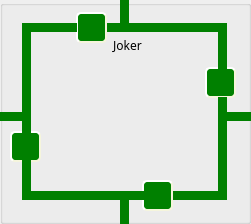
    <widget class="QGroupBox" name="groupBox_8">
     <property name="geometry">
      <rect>
       <x>1238</x>
       <y>359</y>
       <width>251</width>
       <height>224</height>
      </rect>
     </property>
     <property name="title">
      <string/>
     </property>
     <widget class="QLabel" name="label_42">
      <property name="geometry">
       <rect>
        <x>100</x>
        <y>35</y>
        <width>55</width>
        <height>21</height>
       </rect>
      </property>
      <property name="font">
       <font>
        <family>Inter UI Medium</family>
       </font>
      </property>
      <property name="text">
       <string>Joker</string>
      </property>
      <property name="alignment">
       <set>Qt::AlignCenter</set>
      </property>
     </widget>
     <widget class="QPushButton" name="pushButton_113">
      <property name="geometry">
       <rect>
        <x>172</x>
        <y>191</y>
        <width>46</width>
        <height>9</height>
       </rect>
      </property>
      <property name="minimumSize">
       <size>
        <width>20</width>
        <height>4</height>
       </size>
      </property>
      <property name="maximumSize">
       <size>
        <width>100</width>
        <height>20</height>
       </size>
      </property>
      <property name="sizeIncrement">
       <size>
        <width>1</width>
        <height>1</height>
       </size>
      </property>
      <property name="styleSheet">
       <string notr="true">#pushButton_113{
background-color: green;
border-style: outset;
}
#pushButton_113:checked{
	background-color: red;
}</string>
      </property>
      <property name="text">
       <string/>
      </property>
      <property name="checkable">
       <bool>true</bool>
      </property>
     </widget>
     <widget class="QLabel" name="label_43">
      <property name="geometry">
       <rect>
        <x>44</x>
        <y>56</y>
        <width>158</width>
        <height>111</height>
       </rect>
      </property>
      <property name="styleSheet">
       <string notr="true">border-image: url(:/img/powSub.jpg);</string>
      </property>
      <property name="text">
       <string/>
      </property>
     </widget>
     <widget class="QPushButton" name="pushButton_114">
      <property name="geometry">
       <rect>
        <x>218</x>
        <y>112</y>
        <width>42</width>
        <height>9</height>
       </rect>
      </property>
      <property name="styleSheet">
       <string notr="true">#pushButton_114{
background-color: green;
border-style: outset;
}
#pushButton_114:checked{
	background-color: red;
}</string>
      </property>
      <property name="text">
       <string/>
      </property>
      <property name="checkable">
       <bool>true</bool>
      </property>
     </widget>
     <widget class="QPushButton" name="pushButton_115">
      <property name="geometry">
       <rect>
        <x>128</x>
        <y>23</y>
        <width>99</width>
        <height>9</height>
       </rect>
      </property>
      <property name="minimumSize">
       <size>
        <width>20</width>
        <height>4</height>
       </size>
      </property>
      <property name="maximumSize">
       <size>
        <width>100</width>
        <height>20</height>
       </size>
      </property>
      <property name="sizeIncrement">
       <size>
        <width>1</width>
        <height>1</height>
       </size>
      </property>
      <property name="styleSheet">
       <string notr="true">#pushButton_115{
background-color: green;
border-style: outset;
}
#pushButton_115:checked{
	background-color: red;
}</string>
      </property>
      <property name="text">
       <string/>
      </property>
      <property name="checkable">
       <bool>true</bool>
      </property>
     </widget>
     <widget class="QPushButton" name="pushButton_116">
      <property name="geometry">
       <rect>
        <x>10</x>
        <y>131</y>
        <width>31</width>
        <height>31</height>
       </rect>
      </property>
      <property name="minimumSize">
       <size>
        <width>31</width>
        <height>31</height>
       </size>
      </property>
      <property name="maximumSize">
       <size>
        <width>31</width>
        <height>31</height>
       </size>
      </property>
      <property name="styleSheet">
       <string notr="true">#pushButton_116{
border-image: url(:/img/relaySPDT.png);
background-color: green;
border-style: outset;
border-radius: 5px;
border-width:2px;
border-color:beige;
font-size:12px;
font-weight:100;
color: white;
max-width:23px;
max-height:23px;
min-width:23px;
min-height:23px;
padding:2px;

}
#pushButton_116:checked{
	background-color: red;
}</string>
      </property>
      <property name="text">
       <string/>
      </property>
      <property name="checkable">
       <bool>true</bool>
      </property>
     </widget>
     <widget class="QPushButton" name="pushButton_117">
      <property name="geometry">
       <rect>
        <x>31</x>
        <y>191</y>
        <width>89</width>
        <height>9</height>
       </rect>
      </property>
      <property name="minimumSize">
       <size>
        <width>26</width>
        <height>4</height>
       </size>
      </property>
      <property name="maximumSize">
       <size>
        <width>300</width>
        <height>40</height>
       </size>
      </property>
      <property name="sizeIncrement">
       <size>
        <width>1</width>
        <height>1</height>
       </size>
      </property>
      <property name="styleSheet">
       <string notr="true">#pushButton_117{
background-color: green;
border-style: outset;
}
#pushButton_117:checked{
	background-color: red;
}</string>
      </property>
      <property name="text">
       <string/>
      </property>
      <property name="checkable">
       <bool>true</bool>
      </property>
     </widget>
     <widget class="QPushButton" name="pushButton_118">
      <property name="geometry">
       <rect>
        <x>106</x>
        <y>23</y>
        <width>15</width>
        <height>9</height>
       </rect>
      </property>
      <property name="minimumSize">
       <size>
        <width>15</width>
        <height>4</height>
       </size>
      </property>
      <property name="maximumSize">
       <size>
        <width>100</width>
        <height>40</height>
       </size>
      </property>
      <property name="sizeIncrement">
       <size>
        <width>1</width>
        <height>1</height>
       </size>
      </property>
      <property name="styleSheet">
       <string notr="true">#pushButton_118{
background-color: green;
border-style: outset;
}
#pushButton_118:checked{
	background-color: red;
}</string>
      </property>
      <property name="text">
       <string/>
      </property>
      <property name="checkable">
       <bool>true</bool>
      </property>
     </widget>
     <widget class="QPushButton" name="pushButton_119">
      <property name="geometry">
       <rect>
        <x>120</x>
        <y>-1</y>
        <width>9</width>
        <height>33</height>
       </rect>
      </property>
      <property name="minimumSize">
       <size>
        <width>1</width>
        <height>1</height>
       </size>
      </property>
      <property name="maximumSize">
       <size>
        <width>1000</width>
        <height>1000</height>
       </size>
      </property>
      <property name="sizeIncrement">
       <size>
        <width>1</width>
        <height>1</height>
       </size>
      </property>
      <property name="styleSheet">
       <string notr="true">#pushButton_119{
background-color: green;
border-style: outset;
}
#pushButton_119:checked{
	background-color: red;
}</string>
      </property>
      <property name="text">
       <string/>
      </property>
      <property name="checkable">
       <bool>true</bool>
      </property>
     </widget>
     <widget class="QPushButton" name="pushButton_120">
      <property name="geometry">
       <rect>
        <x>205</x>
        <y>67</y>
        <width>31</width>
        <height>31</height>
       </rect>
      </property>
      <property name="minimumSize">
       <size>
        <width>31</width>
        <height>31</height>
       </size>
      </property>
      <property name="maximumSize">
       <size>
        <width>31</width>
        <height>31</height>
       </size>
      </property>
      <property name="styleSheet">
       <string notr="true">#pushButton_120{
border-image: url(:/img/relaySPDT.png);
background-color: green;
border-style: outset;
border-radius: 5px;
border-width:2px;
border-color:beige;
font-size:12px;
font-weight:100;
color: white;
max-width:23px;
max-height:23px;
min-width:23px;
min-height:23px;
padding:2px;

}
#pushButton_120:checked{
	background-color: red;
}</string>
      </property>
      <property name="text">
       <string/>
      </property>
      <property name="checkable">
       <bool>true</bool>
      </property>
     </widget>
     <widget class="QPushButton" name="pushButton_121">
      <property name="geometry">
       <rect>
        <x>22</x>
        <y>31</y>
        <width>9</width>
        <height>81</height>
       </rect>
      </property>
      <property name="styleSheet">
       <string notr="true">#pushButton_121{
background-color: green;
border-style: outset;
}
#pushButton_121:checked{
	background-color: red;
}</string>
      </property>
      <property name="text">
       <string/>
      </property>
      <property name="checkable">
       <bool>true</bool>
      </property>
     </widget>
     <widget class="QPushButton" name="pushButton_122">
      <property name="geometry">
       <rect>
        <x>218</x>
        <y>97</y>
        <width>9</width>
        <height>15</height>
       </rect>
      </property>
      <property name="styleSheet">
       <string notr="true">#pushButton_122{
background-color: green;
border-style: outset;
}
#pushButton_122:checked{
	background-color: red;
}</string>
      </property>
      <property name="text">
       <string/>
      </property>
      <property name="checkable">
       <bool>true</bool>
      </property>
     </widget>
     <widget class="QPushButton" name="pushButton_123">
      <property name="geometry">
       <rect>
        <x>142</x>
        <y>180</y>
        <width>31</width>
        <height>31</height>
       </rect>
      </property>
      <property name="minimumSize">
       <size>
        <width>31</width>
        <height>31</height>
       </size>
      </property>
      <property name="maximumSize">
       <size>
        <width>31</width>
        <height>31</height>
       </size>
      </property>
      <property name="styleSheet">
       <string notr="true">#pushButton_123{
border-image: url(:/img/relaySPDT.png);
background-color: green;
border-style: outset;
border-radius: 5px;
border-width:2px;
border-color:beige;
font-size:12px;
font-weight:100;
color: white;
max-width:23px;
max-height:23px;
min-width:23px;
min-height:23px;
padding:2px;

}
#pushButton_123:checked{
	background-color: red;
}</string>
      </property>
      <property name="text">
       <string/>
      </property>
      <property name="checkable">
       <bool>true</bool>
      </property>
     </widget>
     <widget class="QPushButton" name="pushButton_124">
      <property name="geometry">
       <rect>
        <x>-2</x>
        <y>112</y>
        <width>33</width>
        <height>9</height>
       </rect>
      </property>
      <property name="styleSheet">
       <string notr="true">#pushButton_124{
background-color: green;
border-style: outset;
}
#pushButton_124:checked{
	background-color: red;
}</string>
      </property>
      <property name="text">
       <string/>
      </property>
      <property name="checkable">
       <bool>true</bool>
      </property>
     </widget>
     <widget class="QPushButton" name="pushButton_125">
      <property name="geometry">
       <rect>
        <x>120</x>
        <y>191</y>
        <width>9</width>
        <height>33</height>
       </rect>
      </property>
      <property name="minimumSize">
       <size>
        <width>1</width>
        <height>1</height>
       </size>
      </property>
      <property name="maximumSize">
       <size>
        <width>1000</width>
        <height>1000</height>
       </size>
      </property>
      <property name="sizeIncrement">
       <size>
        <width>1</width>
        <height>1</height>
       </size>
      </property>
      <property name="styleSheet">
       <string notr="true">#pushButton_125{
background-color: green;
border-style: outset;
}
#pushButton_125:checked{
	background-color: red;
}</string>
      </property>
      <property name="text">
       <string/>
      </property>
      <property name="checkable">
       <bool>true</bool>
      </property>
     </widget>
     <widget class="QPushButton" name="pushButton_126">
      <property name="geometry">
       <rect>
        <x>76</x>
        <y>12</y>
        <width>31</width>
        <height>31</height>
       </rect>
      </property>
      <property name="minimumSize">
       <size>
        <width>31</width>
        <height>31</height>
       </size>
      </property>
      <property name="maximumSize">
       <size>
        <width>31</width>
        <height>31</height>
       </size>
      </property>
      <property name="styleSheet">
       <string notr="true">#pushButton_126{
border-image: url(:/img/relaySPDT.png);
background-color: green;
border-style: outset;
border-radius: 5px;
border-width:2px;
border-color:beige;
font-size:12px;
font-weight:100;
color: white;
max-width:23px;
max-height:23px;
min-width:23px;
min-height:23px;
padding:2px;

}
#pushButton_126:checked{
	background-color: red;
}</string>
      </property>
      <property name="text">
       <string/>
      </property>
      <property name="checkable">
       <bool>true</bool>
      </property>
     </widget>
     <widget class="QPushButton" name="pushButton_127">
      <property name="geometry">
       <rect>
        <x>218</x>
        <y>121</y>
        <width>9</width>
        <height>79</height>
       </rect>
      </property>
      <property name="styleSheet">
       <string notr="true">#pushButton_127{
background-color: green;
border-style: outset;
}
#pushButton_127:checked{
	background-color: red;
}</string>
      </property>
      <property name="text">
       <string/>
      </property>
      <property name="checkable">
       <bool>true</bool>
      </property>
     </widget>
     <widget class="QPushButton" name="pushButton_128">
      <property name="geometry">
       <rect>
        <x>218</x>
        <y>23</y>
        <width>9</width>
        <height>46</height>
       </rect>
      </property>
      <property name="styleSheet">
       <string notr="true">#pushButton_128{
background-color: green;
border-style: outset;
}
#pushButton_128:checked{
	background-color: red;
}</string>
      </property>
      <property name="text">
       <string/>
      </property>
      <property name="checkable">
       <bool>true</bool>
      </property>
     </widget>
     <widget class="QPushButton" name="pushButton_129">
      <property name="geometry">
       <rect>
        <x>22</x>
        <y>160</y>
        <width>9</width>
        <height>40</height>
       </rect>
      </property>
      <property name="styleSheet">
       <string notr="true">#pushButton_129{
background-color: green;
border-style: outset;
}
#pushButton_129:checked{
	background-color: red;
}</string>
      </property>
      <property name="text">
       <string/>
      </property>
      <property name="checkable">
       <bool>true</bool>
      </property>
     </widget>
     <widget class="QPushButton" name="pushButton_130">
      <property name="geometry">
       <rect>
        <x>129</x>
        <y>191</y>
        <width>15</width>
        <height>9</height>
       </rect>
      </property>
      <property name="minimumSize">
       <size>
        <width>15</width>
        <height>4</height>
       </size>
      </property>
      <property name="maximumSize">
       <size>
        <width>100</width>
        <height>40</height>
       </size>
      </property>
      <property name="sizeIncrement">
       <size>
        <width>1</width>
        <height>1</height>
       </size>
      </property>
      <property name="styleSheet">
       <string notr="true">#pushButton_130{
background-color: green;
border-style: outset;
}
#pushButton_130:checked{
	background-color: red;
}</string>
      </property>
      <property name="text">
       <string/>
      </property>
      <property name="checkable">
       <bool>true</bool>
      </property>
     </widget>
     <widget class="QPushButton" name="pushButton_178">
      <property name="geometry">
       <rect>
        <x>22</x>
        <y>23</y>
        <width>55</width>
        <height>9</height>
       </rect>
      </property>
      <property name="minimumSize">
       <size>
        <width>20</width>
        <height>4</height>
       </size>
      </property>
      <property name="maximumSize">
       <size>
        <width>100</width>
        <height>20</height>
       </size>
      </property>
      <property name="sizeIncrement">
       <size>
        <width>1</width>
        <height>1</height>
       </size>
      </property>
      <property name="styleSheet">
       <string notr="true">#pushButton_178{
background-color: green;
border-style: outset;
}
#pushButton_178:checked{
	background-color: red;
}</string>
      </property>
      <property name="text">
       <string/>
      </property>
      <property name="checkable">
       <bool>true</bool>
      </property>
     </widget>
     <widget class="QPushButton" name="pushButton_179">
      <property name="geometry">
       <rect>
        <x>22</x>
        <y>120</y>
        <width>9</width>
        <height>15</height>
       </rect>
      </property>
      <property name="styleSheet">
       <string notr="true">#pushButton_179{
background-color: green;
border-style: outset;
}
#pushButton_179:checked{
	background-color: red;
}</string>
      </property>
      <property name="text">
       <string/>
      </property>
      <property name="checkable">
       <bool>true</bool>
      </property>
     </widget>
    </widget>
